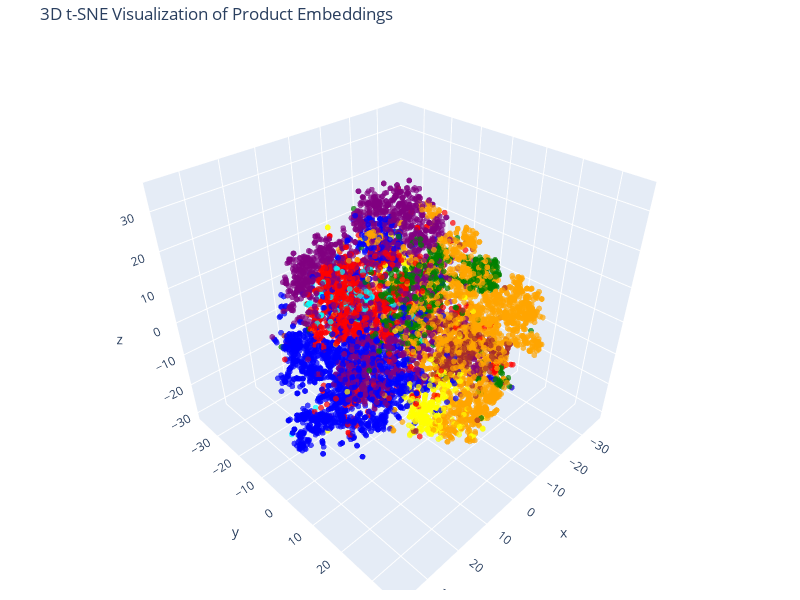

Notebook code for this chart:
### Code cell
fig = go.Figure(data=[go.Scatter3d(
    x=vectors_2d[:, 0],
    y=vectors_2d[:, 1],
    z =vectors_2d[:, 2],
    mode='markers',
    marker=dict(
        color=colours,
        size=2,
        opacity=0.7),
        text=[f"Category: {c}<br>Text: {d[:60]}..." for c, d in zip(categories, documents)],
        hoverinfo='text'
    )])

fig.update_layout(
    title="3D t-SNE Visualization of Product Embeddings",
    xaxis_title="t-SNE Dimension 1",
    yaxis_title="t-SNE Dimension 2",
    width=800,
    height=600,
    margin=dict(r=10, b=10, l=10, t=40)
)

### Figure 1 — Plotly figure (JSON) as saved in the notebook; plotly's stock layout.template omitted (floating-point values rounded to 4 significant figures; data arrays with more than 128 entries replaced by an {"elided": "..."} marker saying what was removed)
{"data": [{"hoverinfo": "text", "marker": {"color": {"elided": "10000 str values"}, "opacity": 0.7, "size": 2}, "mode": "markers", "text": {"elided": "10000 str values"}, "type": "scatter3d", "x": {"elided": "10000 float values"}, "y": {"elided": "10000 float values"}, "z": {"elided": "10000 float values"}}], "layout": {"height": 600, "margin": {"b": 10, "l": 10, "r": 10, "t": 40}, "title": {"text": "3D t-SNE Visualization of Product Embeddings"}, "width": 800, "xaxis": {"title": {"text": "t-SNE Dimension 1"}}, "yaxis": {"title": {"text": "t-SNE Dimension 2"}}}}
